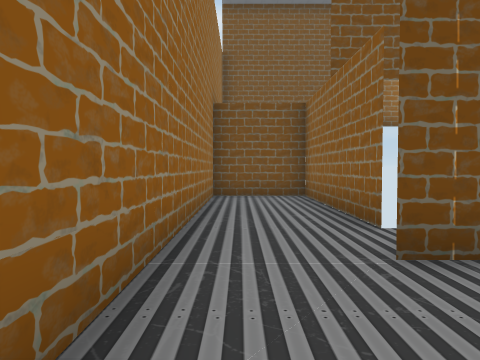
View 1 (above)

14 first-person views from a walk through a Unity game level. The camera is 1.5 m above the floor, tilts 2° down and sees 70° across. The floor is counted in squares, 2 m on a side. Each view is taken from the middle of a square. On the plan, view 1 faces up. The plan holds only what a view shows up to about 11 squares ahead; the rest is blank. The place goes on beyond the plan. The player is left out.

View 2
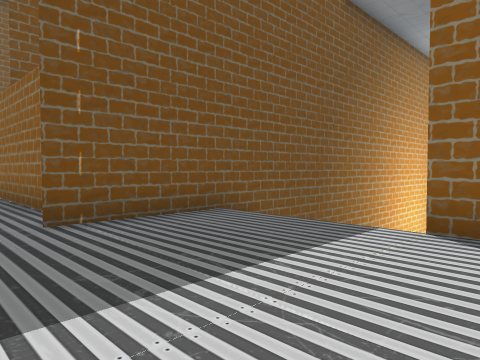

View 3
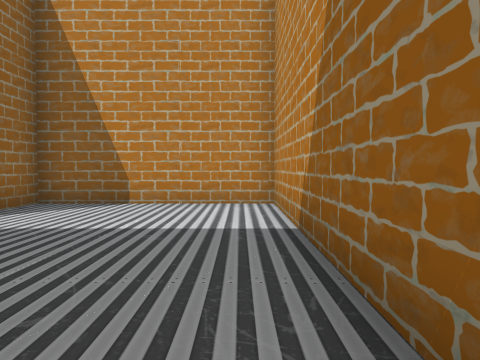

View 4
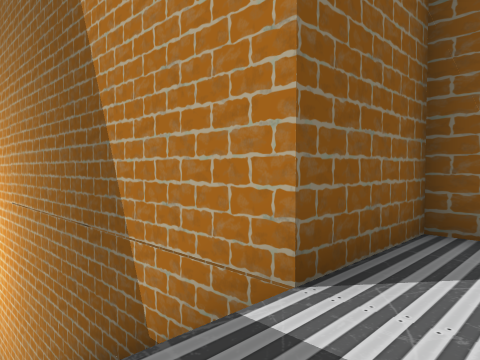

View 5
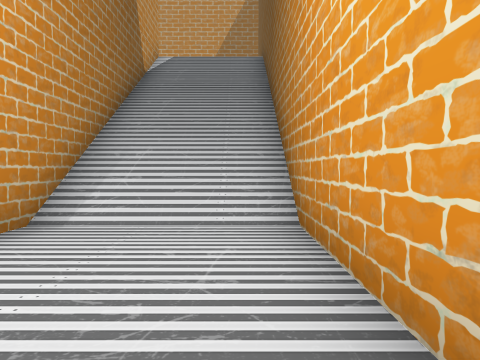

View 6
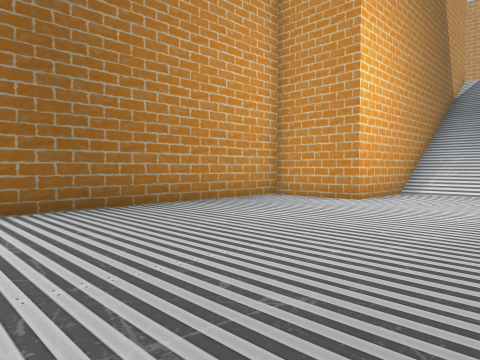

View 7
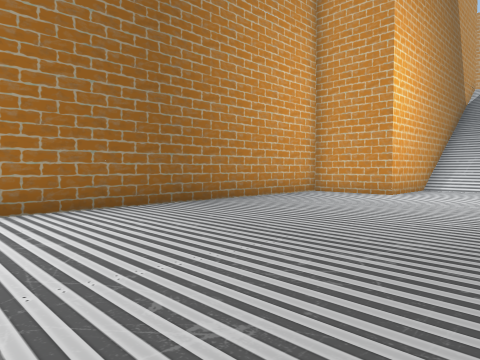

View 8
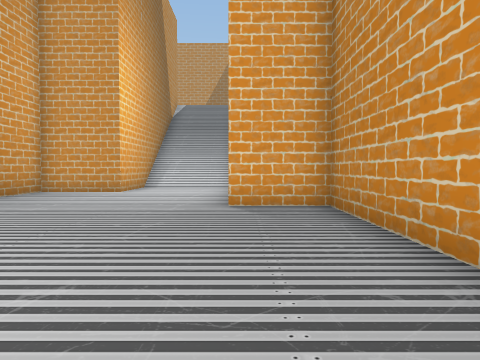

View 9
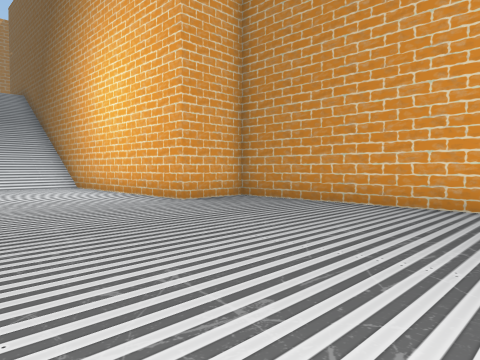

View 10
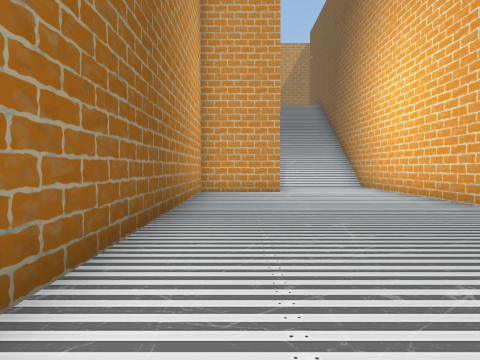

View 11
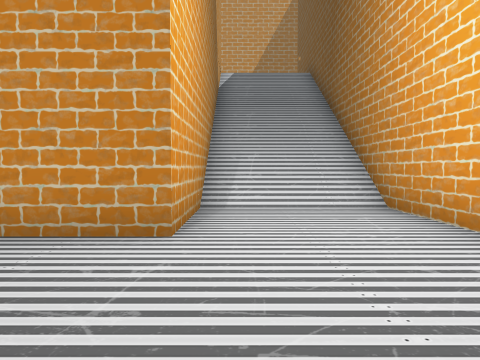

View 12
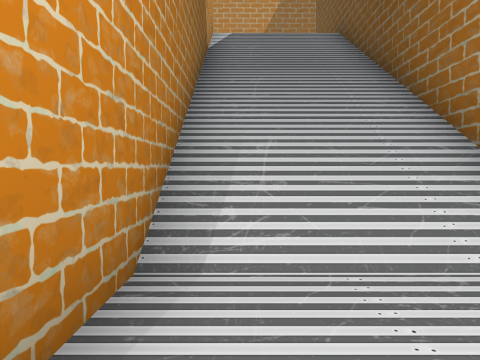

View 13
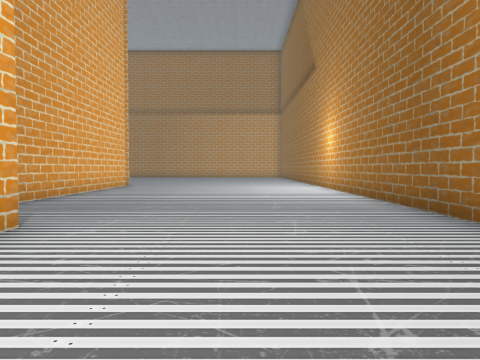

View 14
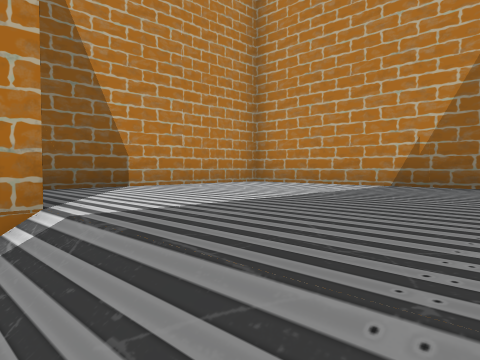

### Floor plan
Key: @ floor where view 1 was taken; # wall or solid block; . main floor; : floor 9 m higher than the main floor; / step, stairs or slope.
Columns run from 1 left of view 1 to 25 right of it. Each row starts with its distance up from view 1.
 10 ####
  9 #::#
  8 #::#
  7 #::#
  6 #::#
  5 #::#               ########
  4 #:::               #.......
  3 #::#################.......
  2 #:::::///////..............
  1 #:::::///////..............
  0 #@::::///////..............
 -1 #:::::##########...........
 -2 #:::::#        #...........
 -3 #:::::#        #...........
 -4 #######        ############

Positions as (right, up) in squares from view 1, and headings:
1: (0, 0), facing up
2: (0, -2), facing up-right
3: (0, 4), facing down
4: (3, 1), facing down-right
5: (16, 2), facing left
6: (22, 3), facing down-left
7: (24, 3), facing down-left
8: (25, 3), facing left
9: (25, -2), facing up-left
10: (25, -2), facing left
11: (18, 0), facing left
12: (14, 0), facing left
13: (14, 0), facing right
14: (5, 2), facing down-left
